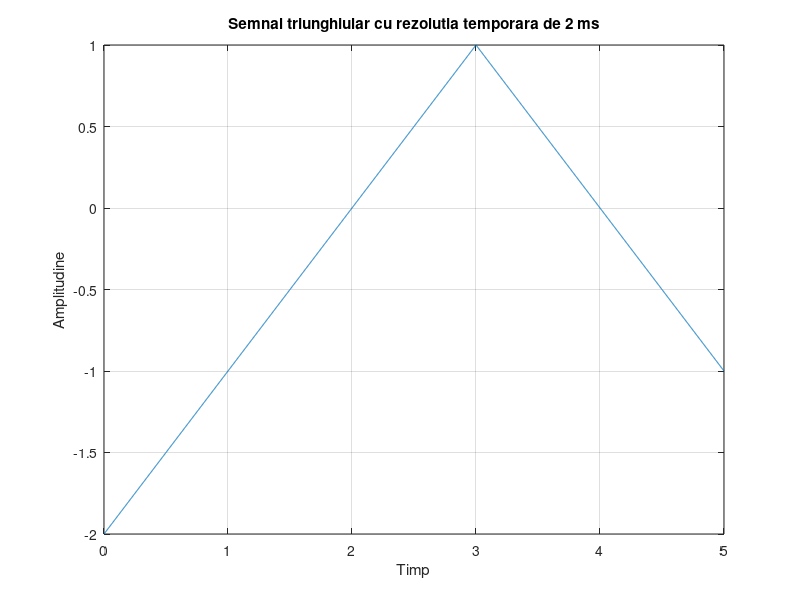

MATLAB code for this plot:

w=0.5;               % inaltimea maxima a semnalului
t=0:0.002:5;         % un vector prntru timp care merge de la 0 la 5 secunde, cu pasul de 2 ms
s= (1+w)*sawtooth(t*2*1/6*pi, w) - w; % sawtooth se foloseste pentru a reprezenta grafic semnalul triunghiular si, deoarece nivelul maxim este diferit de nivelul minim, se va inmulti cu 1+w si se va scadea w pentru a avea 1 nivelul maxim si -2 nivelul minim
figure(4);           % numele figurii
plot (t,s);          %  se vor reprezenta grafic elementele vectorului s în funcţie de elementele vectorului t; 
xlabel('Timp');      % denumirea axei x
ylabel('Amplitudine'); % denumirea axei y
title('Semnal triunghiular cu rezolutia temporara de 2 ms'); %titlul figurii
grid                 % reteaua de linii
